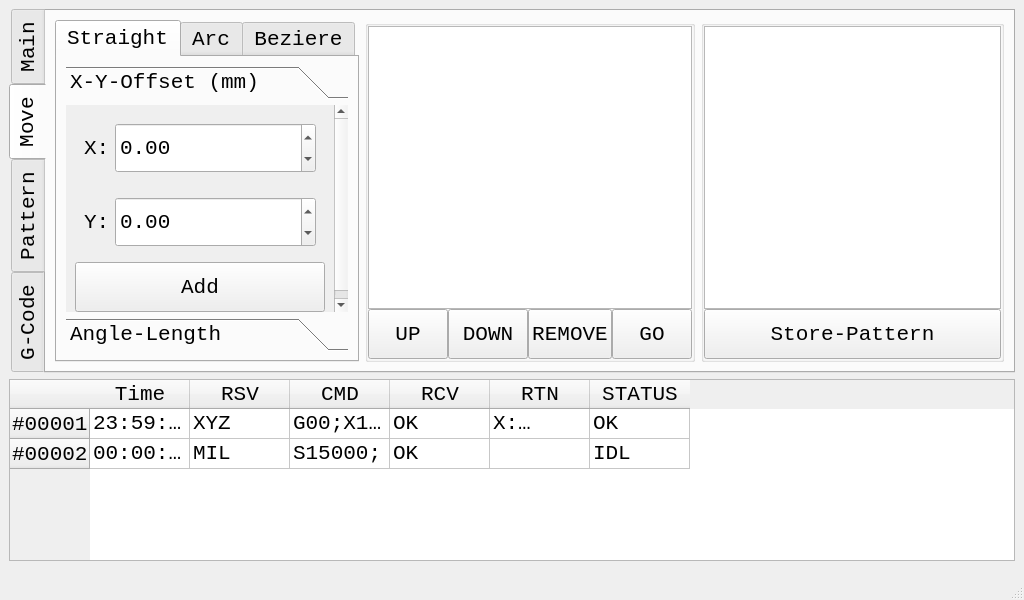
<?xml version="1.0" encoding="UTF-8"?>
<ui version="4.0">
 <class>arc</class>
 <widget class="QMainWindow" name="arc">
  <property name="geometry">
   <rect>
    <x>0</x>
    <y>0</y>
    <width>1024</width>
    <height>600</height>
   </rect>
  </property>
  <property name="font">
   <font>
    <family>Monospace</family>
    <pointsize>16</pointsize>
    <weight>50</weight>
    <italic>false</italic>
    <bold>false</bold>
   </font>
  </property>
  <property name="windowTitle">
   <string>arc</string>
  </property>
  <widget class="QWidget" name="centralwidget">
   <layout class="QVBoxLayout" name="verticalLayout_4">
    <item>
     <widget class="QTabWidget" name="tabWidget">
      <property name="sizePolicy">
       <sizepolicy hsizetype="Expanding" vsizetype="Expanding">
        <horstretch>0</horstretch>
        <verstretch>0</verstretch>
       </sizepolicy>
      </property>
      <property name="minimumSize">
       <size>
        <width>0</width>
        <height>350</height>
       </size>
      </property>
      <property name="tabPosition">
       <enum>QTabWidget::West</enum>
      </property>
      <property name="currentIndex">
       <number>1</number>
      </property>
      <widget class="QWidget" name="tab_3">
       <attribute name="title">
        <string>Main</string>
       </attribute>
      </widget>
      <widget class="QWidget" name="horizontalWidget">
       <attribute name="title">
        <string>Move</string>
       </attribute>
       <layout class="QHBoxLayout" name="horizontalLayout">
        <item>
         <widget class="QTabWidget" name="tabWidget_2">
          <property name="currentIndex">
           <number>0</number>
          </property>
          <widget class="QWidget" name="verticalWidget">
           <attribute name="title">
            <string>Straight</string>
           </attribute>
           <layout class="QVBoxLayout" name="verticalLayout_3">
            <item>
             <widget class="QToolBox" name="toolBox">
              <property name="currentIndex">
               <number>0</number>
              </property>
              <widget class="QWidget" name="verticalWidget">
               <property name="geometry">
                <rect>
                 <x>0</x>
                 <y>0</y>
                 <width>282</width>
                 <height>193</height>
                </rect>
               </property>
               <attribute name="label">
                <string>X-Y-Offset (mm)</string>
               </attribute>
               <layout class="QVBoxLayout" name="verticalLayout_5">
                <item>
                 <widget class="QWidget" name="horizontalWidget" native="true">
                  <layout class="QHBoxLayout" name="horizontalLayout_3">
                   <item>
                    <widget class="QLabel" name="label">
                     <property name="maximumSize">
                      <size>
                       <width>25</width>
                       <height>16777215</height>
                      </size>
                     </property>
                     <property name="text">
                      <string>X:</string>
                     </property>
                    </widget>
                   </item>
                   <item>
                    <widget class="QDoubleSpinBox" name="pat_str_offset_x_doubleSpinBox">
                     <property name="minimumSize">
                      <size>
                       <width>0</width>
                       <height>50</height>
                      </size>
                     </property>
                     <property name="minimum">
                      <double>-10000000000.000000000000000</double>
                     </property>
                     <property name="maximum">
                      <double>10000000000.000000000000000</double>
                     </property>
                     <property name="singleStep">
                      <double>1.000000000000000</double>
                     </property>
                    </widget>
                   </item>
                  </layout>
                 </widget>
                </item>
                <item>
                 <widget class="QWidget" name="horizontalWidget_2" native="true">
                  <layout class="QHBoxLayout" name="horizontalLayout_4">
                   <item>
                    <widget class="QLabel" name="label_2">
                     <property name="maximumSize">
                      <size>
                       <width>25</width>
                       <height>16777215</height>
                      </size>
                     </property>
                     <property name="text">
                      <string>Y:</string>
                     </property>
                    </widget>
                   </item>
                   <item>
                    <widget class="QDoubleSpinBox" name="pat_str_offset_y_doubleSpinBox">
                     <property name="minimumSize">
                      <size>
                       <width>0</width>
                       <height>50</height>
                      </size>
                     </property>
                     <property name="minimum">
                      <double>-10000000000.000000000000000</double>
                     </property>
                     <property name="maximum">
                      <double>10000000000.000000000000000</double>
                     </property>
                     <property name="singleStep">
                      <double>1.000000000000000</double>
                     </property>
                    </widget>
                   </item>
                  </layout>
                 </widget>
                </item>
                <item>
                 <widget class="QPushButton" name="pat_str_offset_pushButton">
                  <property name="minimumSize">
                   <size>
                    <width>0</width>
                    <height>50</height>
                   </size>
                  </property>
                  <property name="text">
                   <string>Add</string>
                  </property>
                 </widget>
                </item>
               </layout>
              </widget>
              <widget class="QWidget" name="verticalWidget">
               <property name="geometry">
                <rect>
                 <x>0</x>
                 <y>0</y>
                 <width>282</width>
                 <height>193</height>
                </rect>
               </property>
               <attribute name="label">
                <string>Angle-Length</string>
               </attribute>
               <layout class="QVBoxLayout" name="verticalLayout_5"/>
              </widget>
             </widget>
            </item>
           </layout>
          </widget>
          <widget class="QWidget" name="verticalWidget">
           <attribute name="title">
            <string>Arc</string>
           </attribute>
           <layout class="QVBoxLayout" name="verticalLayout_3"/>
          </widget>
          <widget class="QWidget" name="verticalWidget">
           <attribute name="title">
            <string>Beziere</string>
           </attribute>
           <layout class="QVBoxLayout" name="verticalLayout_3"/>
          </widget>
         </widget>
        </item>
        <item>
         <widget class="QGroupBox" name="verticalGroupBox">
          <layout class="QVBoxLayout" name="verticalLayout">
           <property name="spacing">
            <number>0</number>
           </property>
           <property name="leftMargin">
            <number>0</number>
           </property>
           <property name="topMargin">
            <number>0</number>
           </property>
           <property name="rightMargin">
            <number>0</number>
           </property>
           <property name="bottomMargin">
            <number>0</number>
           </property>
           <item>
            <widget class="QListWidget" name="pat_actions_listWidget"/>
           </item>
           <item>
            <widget class="QWidget" name="horizontalWidget" native="true">
             <layout class="QHBoxLayout" name="horizontalLayout_2">
              <property name="spacing">
               <number>0</number>
              </property>
              <property name="leftMargin">
               <number>0</number>
              </property>
              <property name="topMargin">
               <number>0</number>
              </property>
              <property name="rightMargin">
               <number>0</number>
              </property>
              <property name="bottomMargin">
               <number>0</number>
              </property>
              <item>
               <widget class="QPushButton" name="pat_actions_up_pushButton">
                <property name="minimumSize">
                 <size>
                  <width>0</width>
                  <height>50</height>
                 </size>
                </property>
                <property name="text">
                 <string>UP</string>
                </property>
               </widget>
              </item>
              <item>
               <widget class="QPushButton" name="pat_actions_down_pushButton">
                <property name="minimumSize">
                 <size>
                  <width>0</width>
                  <height>50</height>
                 </size>
                </property>
                <property name="text">
                 <string>DOWN</string>
                </property>
               </widget>
              </item>
              <item>
               <widget class="QPushButton" name="pat_actions_remove_pushButton">
                <property name="minimumSize">
                 <size>
                  <width>0</width>
                  <height>50</height>
                 </size>
                </property>
                <property name="text">
                 <string>REMOVE</string>
                </property>
               </widget>
              </item>
              <item>
               <widget class="QPushButton" name="pat_actions_go_pushButton">
                <property name="minimumSize">
                 <size>
                  <width>0</width>
                  <height>50</height>
                 </size>
                </property>
                <property name="text">
                 <string>GO</string>
                </property>
               </widget>
              </item>
             </layout>
            </widget>
           </item>
          </layout>
         </widget>
        </item>
        <item>
         <widget class="QGroupBox" name="verticalGroupBox_2">
          <layout class="QVBoxLayout" name="verticalLayout_2">
           <property name="spacing">
            <number>0</number>
           </property>
           <property name="leftMargin">
            <number>0</number>
           </property>
           <property name="topMargin">
            <number>0</number>
           </property>
           <property name="rightMargin">
            <number>0</number>
           </property>
           <property name="bottomMargin">
            <number>0</number>
           </property>
           <item>
            <widget class="QGraphicsView" name="pat_actions_preview_graphicsView"/>
           </item>
           <item>
            <widget class="QPushButton" name="pushButton">
             <property name="minimumSize">
              <size>
               <width>0</width>
               <height>50</height>
              </size>
             </property>
             <property name="text">
              <string>Store-Pattern</string>
             </property>
            </widget>
           </item>
          </layout>
         </widget>
        </item>
       </layout>
      </widget>
      <widget class="QWidget" name="tab">
       <attribute name="title">
        <string>Pattern</string>
       </attribute>
      </widget>
      <widget class="QWidget" name="tab_2">
       <attribute name="title">
        <string>G-Code</string>
       </attribute>
      </widget>
     </widget>
    </item>
    <item>
     <widget class="QTableWidget" name="tableWidget">
      <property name="textElideMode">
       <enum>Qt::ElideRight</enum>
      </property>
      <property name="columnCount">
       <number>6</number>
      </property>
      <row>
       <property name="text">
        <string>#00001</string>
       </property>
       <property name="background">
        <color>
         <red>243</red>
         <green>243</green>
         <blue>243</blue>
        </color>
       </property>
      </row>
      <row>
       <property name="text">
        <string>#00002</string>
       </property>
      </row>
      <column>
       <property name="text">
        <string>Time</string>
       </property>
      </column>
      <column>
       <property name="text">
        <string>RSV</string>
       </property>
      </column>
      <column>
       <property name="text">
        <string>CMD</string>
       </property>
      </column>
      <column>
       <property name="text">
        <string>RCV</string>
       </property>
      </column>
      <column>
       <property name="text">
        <string>RTN</string>
       </property>
      </column>
      <column>
       <property name="text">
        <string>STATUS</string>
       </property>
      </column>
      <item row="0" column="0">
       <property name="text">
        <string>23:59:59</string>
       </property>
      </item>
      <item row="0" column="1">
       <property name="text">
        <string>XYZ</string>
       </property>
      </item>
      <item row="0" column="2">
       <property name="text">
        <string>G00;X10000;Y-250000;</string>
       </property>
      </item>
      <item row="0" column="3">
       <property name="text">
        <string>OK</string>
       </property>
      </item>
      <item row="0" column="4">
       <property name="text">
        <string>X:15000;Y:-5000;</string>
       </property>
      </item>
      <item row="0" column="5">
       <property name="text">
        <string>OK</string>
       </property>
      </item>
      <item row="1" column="0">
       <property name="text">
        <string>00:00:10</string>
       </property>
      </item>
      <item row="1" column="1">
       <property name="text">
        <string>MIL</string>
       </property>
      </item>
      <item row="1" column="2">
       <property name="text">
        <string>S15000;</string>
       </property>
      </item>
      <item row="1" column="3">
       <property name="text">
        <string>OK</string>
       </property>
      </item>
      <item row="1" column="4">
       <property name="text">
        <string/>
       </property>
      </item>
      <item row="1" column="5">
       <property name="text">
        <string>IDL</string>
       </property>
      </item>
     </widget>
    </item>
   </layout>
  </widget>
  <widget class="QStatusBar" name="statusbar"/>
 </widget>
 <resources/>
 <connections/>
</ui>
